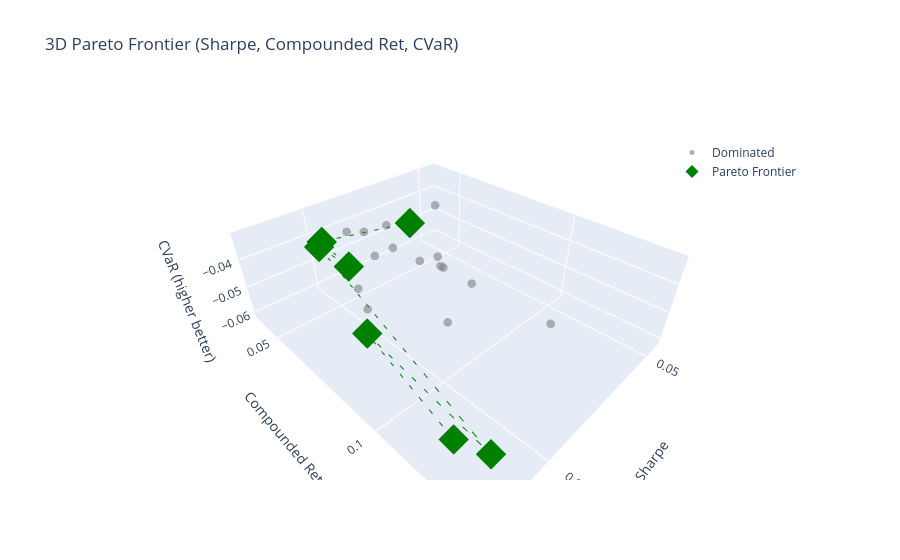

Write notebook code for a chart like this one.
### Code cell
def is_dominated_3d(row, df, cols):
    for _, other in df.iterrows():
        if (other[cols[0]] >= row[cols[0]] and
            other[cols[1]] >= row[cols[1]] and
            other[cols[2]] >= row[cols[2]] and
            (other[cols[0]] > row[cols[0]] or
             other[cols[1]] > row[cols[1]] or
             other[cols[2]] > row[cols[2]])):
            return True
    return False

all_avg_perf = all_avg_perf.copy()
cols = ['sharpe', 'compunded_return', 'cvar']
all_avg_perf['dominated_3d'] = all_avg_perf.apply(lambda r: is_dominated_3d(r, all_avg_perf, cols), axis=1)
frontier_3d = all_avg_perf[~all_avg_perf['dominated_3d']]


# Build the figure
fig = go.Figure()

# 1. Dominated models (dark gray)
fig.add_trace(go.Scatter3d(
    x=all_avg_perf[all_avg_perf['dominated_3d']]['sharpe'],
    y=all_avg_perf[all_avg_perf['dominated_3d']]['compunded_return'],
    z=all_avg_perf[all_avg_perf['dominated_3d']]['cvar'],
    mode='markers',
    marker=dict(size=5, color='gray', opacity=0.6),
    text=all_avg_perf[all_avg_perf['dominated_3d']].index,
    hovertemplate='<b>%{text}</b><br>Sharpe: %{x:.3f}<br>Compounded Ret: %{y:.3f}<br>CVaR: %{z:.3f}<extra></extra>',
    name='Dominated'
))

# 2. Frontier models (green)
fig.add_trace(go.Scatter3d(
    x=frontier_3d['sharpe'],
    y=frontier_3d['compunded_return'],
    z=frontier_3d['cvar'],
    mode='markers',
    marker=dict(size=10, color='green', symbol='diamond'),
    text=frontier_3d.index,
    hovertemplate='<b>%{text}</b><br>Sharpe: %{x:.3f}<br>Compounded Ret: %{y:.3f}<br>CVaR: %{z:.3f}<extra></extra>',
    name='Pareto Frontier'
))

# Optional: Add a line connecting frontier points (if you still want it)
# Sort frontier by Sharpe for a plausible line (but interpret with caution)
frontier_sorted = frontier_3d.sort_values('sharpe', ascending=False)
fig.add_trace(go.Scatter3d(
    x=frontier_sorted['sharpe'],
    y=frontier_sorted['compunded_return'],
    z=frontier_sorted['cvar'],
    mode='lines',
    line=dict(color='green', width=2, dash='dash'),
    showlegend=False,
    hoverinfo='skip'
))

fig.update_layout(
    title='3D Pareto Frontier (Sharpe, Compounded Ret, CVaR)',
    scene=dict(
        xaxis_title='Sharpe',
        yaxis_title='Compounded Ret',
        zaxis_title='CVaR (higher better)'
    ),
    legend=dict(x=0.8, y=0.9)
)

fig.show()

### Figure 1 — Plotly figure (JSON) as saved in the notebook; plotly's stock layout.template omitted (floating-point values rounded to 4 significant figures)
{"data": [{"hovertemplate": "<b>%{text}</b><br>Sharpe: %{x:.3f}<br>Compounded Ret: %{y:.3f}<br>CVaR: %{z:.3f}<extra></extra>", "marker": {"color": "gray", "opacity": 0.6, "size": 5}, "mode": "markers", "name": "Dominated", "text": ["TemporalTransformer-custom_loss_6", "TemporalTransformer-custom_loss_10", "PatchTST-custom_loss_6", "PatchTST-custom_loss_10", "PatchTST-custom_loss_11", "BaseLSTM-custom_loss_6", "BaseLSTM-custom_loss_10", "BaseLSTM-custom_loss_11", "BaseLSTM-custom_loss_12", "AttentionLSTM-custom_loss_6", "AttentionLSTM-custom_loss_12", "InvertedAttentionLSTM-custom_loss_10", "InvertedAttentionLSTM-custom_loss_12", "VLSTM-custom_loss_6", "VLSTM-custom_loss_10", "VLSTM-custom_loss_11", "VLSTM-custom_loss_12"], "type": "scatter3d", "x": [0.1048, 0.06632, 0.08134, 0.08889, 0.08014, 0.08822, 0.09569, 0.07945, 0.09639, 0.07704, 0.1102, 0.1113, 0.1085, 0.0609, 0.04446, 0.08487, 0.08351], "y": [0.05517, 0.1113, 0.08295, 0.05226, 0.07748, 0.07849, 0.06691, 0.05182, 0.05434, 0.07671, 0.08226, 0.08086, 0.05799, 0.05847, 0.0385, 0.0616, 0.09466], "z": [-0.03422, -0.05418, -0.06134, -0.03711, -0.03941, -0.03698, -0.03701, -0.03837, -0.0335, -0.04509, -0.04061, -0.0342, -0.03216, -0.05986, -0.04684, -0.04085, -0.03938]}, {"hovertemplate": "<b>%{text}</b><br>Sharpe: %{x:.3f}<br>Compounded Ret: %{y:.3f}<br>CVaR: %{z:.3f}<extra></extra>", "marker": {"color": "green", "size": 10, "symbol": "diamond"}, "mode": "markers", "name": "Pareto Frontier", "text": ["TemporalTransformer-custom_loss_11", "TemporalTransformer-custom_loss_12", "PatchTST-custom_loss_12", "AttentionLSTM-custom_loss_10", "AttentionLSTM-custom_loss_11", "InvertedAttentionLSTM-custom_loss_6", "InvertedAttentionLSTM-custom_loss_11"], "type": "scatter3d", "x": [0.1203, 0.1068, 0.1188, 0.1212, 0.1077, 0.1086, 0.08006], "y": [0.09671, 0.05725, 0.1325, 0.1248, 0.07168, 0.05877, 0.06486], "z": [-0.03405, -0.0317, -0.04355, -0.04405, -0.03321, -0.03201, -0.03257]}, {"hoverinfo": "skip", "line": {"color": "green", "dash": "dash", "width": 2}, "mode": "lines", "showlegend": false, "type": "scatter3d", "x": [0.1212, 0.1203, 0.1188, 0.1086, 0.1077, 0.1068, 0.08006], "y": [0.1248, 0.09671, 0.1325, 0.05877, 0.07168, 0.05725, 0.06486], "z": [-0.04405, -0.03405, -0.04355, -0.03201, -0.03321, -0.0317, -0.03257]}], "layout": {"legend": {"x": 0.8, "y": 0.9}, "scene": {"xaxis": {"title": {"text": "Sharpe"}}, "yaxis": {"title": {"text": "Compounded Ret"}}, "zaxis": {"title": {"text": "CVaR (higher better)"}}}, "title": {"text": "3D Pareto Frontier (Sharpe, Compounded Ret, CVaR)"}}}
